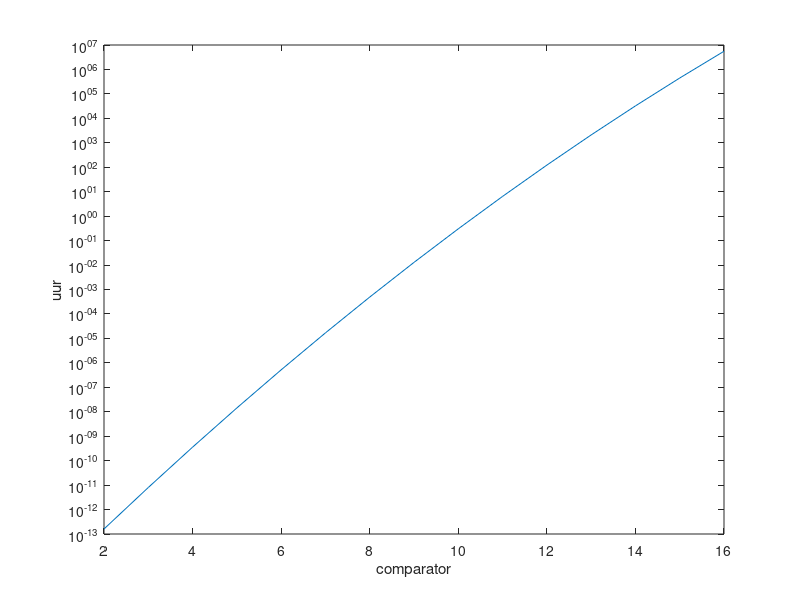

Source code (MATLAB):
clc
clear all

% waarden
a1 = 1.386e+19;
b1 = 39.14;
c1 = 4.331;

x_b10 = (2:16);
y_b10 = a1*exp(-((x_b10-b1)/c1).^2);

plot(x_b10,y_b10)
set(gca,'YScale','log')
ylabel('uur')
xlabel('comparator')